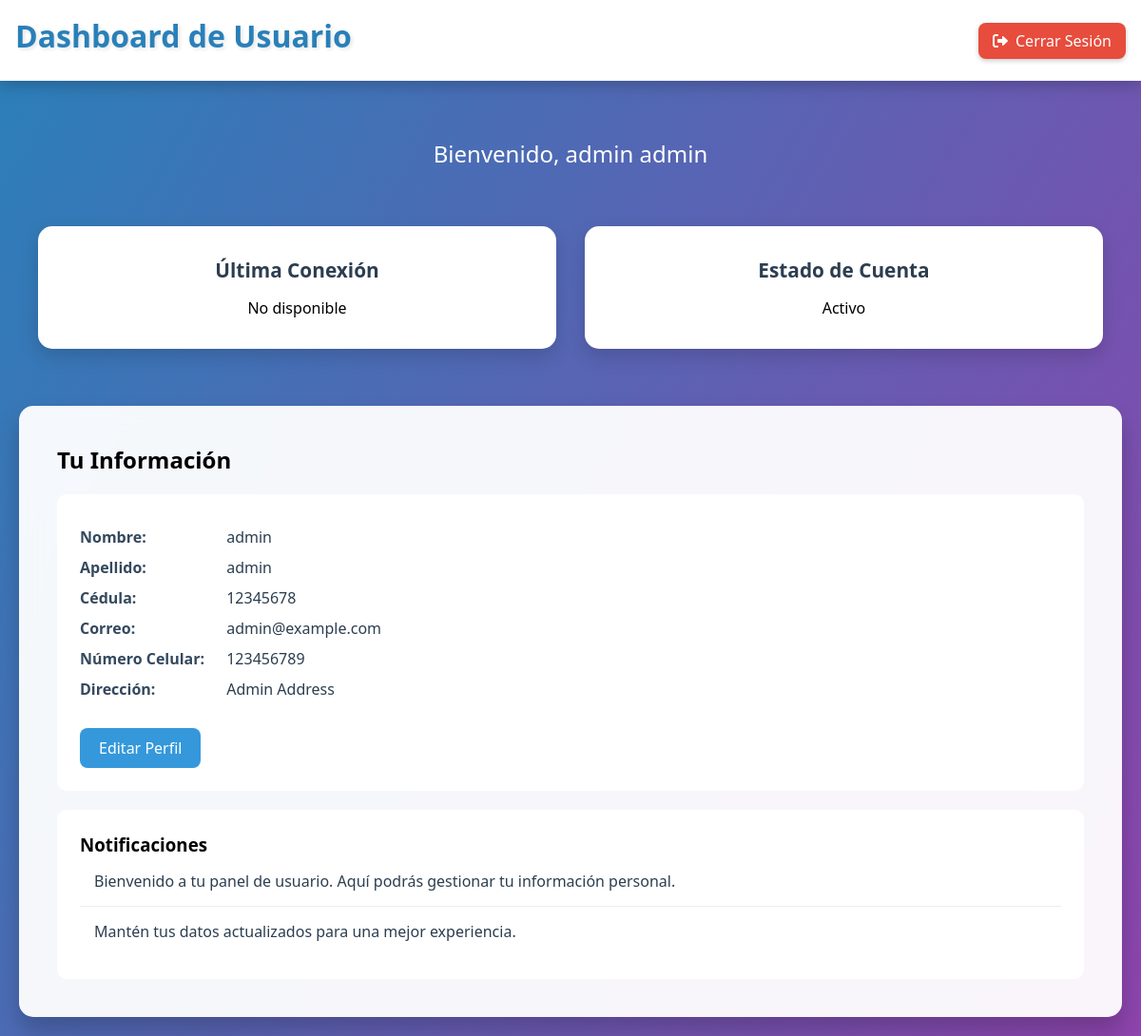
The app's page /dashboard/usuario (signed in), older data.
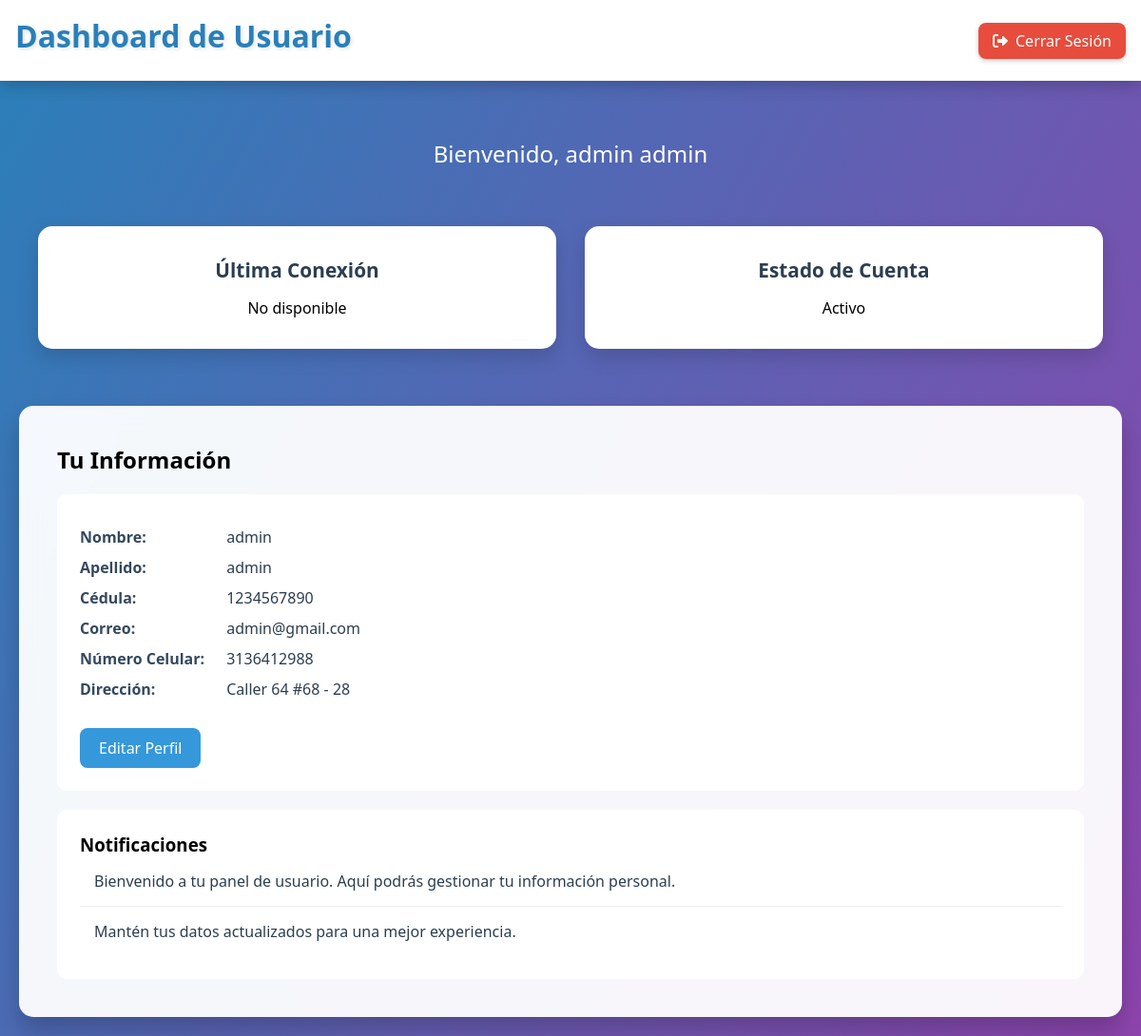
The same page, newer data.
### tables this page shows
CREATE TABLE usuarios (
    id INTEGER PRIMARY KEY AUTOINCREMENT,
    nombre TEXT NOT NULL,
    apellido TEXT NOT NULL,
    cedula TEXT UNIQUE NOT NULL CHECK(length(cedula) BETWEEN 8 AND 10),
    correo TEXT UNIQUE NOT NULL,
    numero_celular TEXT NOT NULL,
    direccion TEXT NOT NULL,
    contrasena TEXT NOT NULL,
    rol TEXT NOT NULL DEFAULT 'usuario' CHECK(rol IN ('usuario', 'admin'))
);

### app.py (the view)
@app.route('/dashboard/usuario')
def dashboard_usuario():
    if 'usuario_id' not in session:
        return redirect(url_for('login'))
    usuario_id = session['usuario_id']
    conexion = sqlite3.connect('usuarios.db')
    cursor = conexion.cursor()
    try:
        cursor.execute('''
            SELECT nombre, apellido, cedula, correo, numero_celular, direccion
            FROM usuarios WHERE id = ?''', (usuario_id,))
        usuario = cursor.fetchone()
        if usuario:
            return render_template('dashboard.html',
                                   nombre=usuario[0],
                                   apellido=usuario[1],
                                   cedula=usuario[2],
                                   correo=usuario[3],
                                   numero_celular=usuario[4],
                                   direccion=usuario[5])
        else:
            return "Usuario no encontrado", 404
    except sqlite3.Error as e:
        print(f"Error en la base de datos: {e}")
        return "Error al acceder a la información del usuario", 500
    finally:
        conexion.close()

### templates/dashboard.html (shortened to what this page needs)
<!DOCTYPE html>
<html lang="es">
<head>
    <link rel="stylesheet" href="https://cdnjs.cloudflare.com/ajax/libs/font-awesome/6.0.0/css/all.min.css">
</head>
<body>
    <header>
        <h1 class="header-title">Dashboard de Usuario</h1>
        <a href="{{ url_for('logout') }}" class="logout-btn">
            <i class="fas fa-sign-out-alt"></i>
            Cerrar Sesión
        </a>
    </header>
    <div class="container">
        <div class="welcome-message">Bienvenido, {{ nombre }} {{ apellido }}</div>
        <div class="stats-panel">
            <div class="stat-card">
                <h3>Última Conexión</h3>
                <p>{{ ultima_conexion|default('No disponible') }}</p>
            </div>
            <div class="stat-card">
                <h3>Estado de Cuenta</h3>
                <p>Activo</p>
            </div>
        </div>
        <div class="dashboard-content">
            <h2>Tu Información</h2>
            <div class="user-info">
                <p><strong>Nombre:</strong> {{ nombre }}</p>
                <p><strong>Apellido:</strong> {{ apellido }}</p>
                <p><strong>Cédula:</strong> {{ cedula }}</p>
                <p><strong>Correo:</strong> {{ correo }}</p>
                <p><strong>Número Celular:</strong> {{ numero_celular }}</p>
                <p><strong>Dirección:</strong> {{ direccion }}</p>
                <a href="{{ url_for('actualizar_perfil', id=cedula) }}" class="edit-btn">Editar Perfil</a>
            </div>
            <div class="notification-panel">
                <h3>Notificaciones</h3>
                <div class="notification">
                    <p>Bienvenido a tu panel de usuario. Aquí podrás gestionar tu información personal.</p>
                </div>
                <div class="notification">
                    <p>Mantén tus datos actualizados para una mejor experiencia.</p>
                </div>
            </div>
        </div>
    </div>
</body>
</html>

Row changes from the older to the newer data that the page shows:
changed usuarios "admin": cedula "12345678" → "1234567890"; correo "admin@example.com" → "admin@gmail.com"; numero_celular "123456789" → "3136412988"; direccion "Admin Address" → "Caller 64 #68 - 28"
